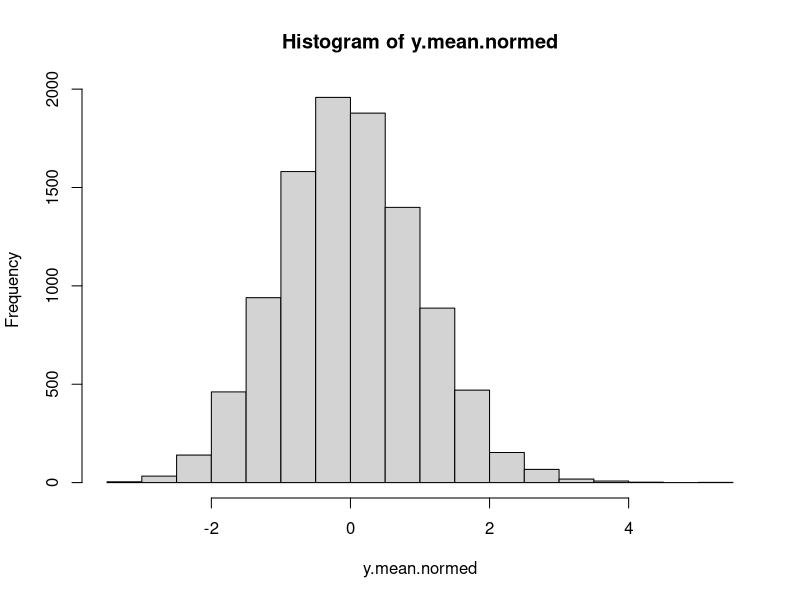
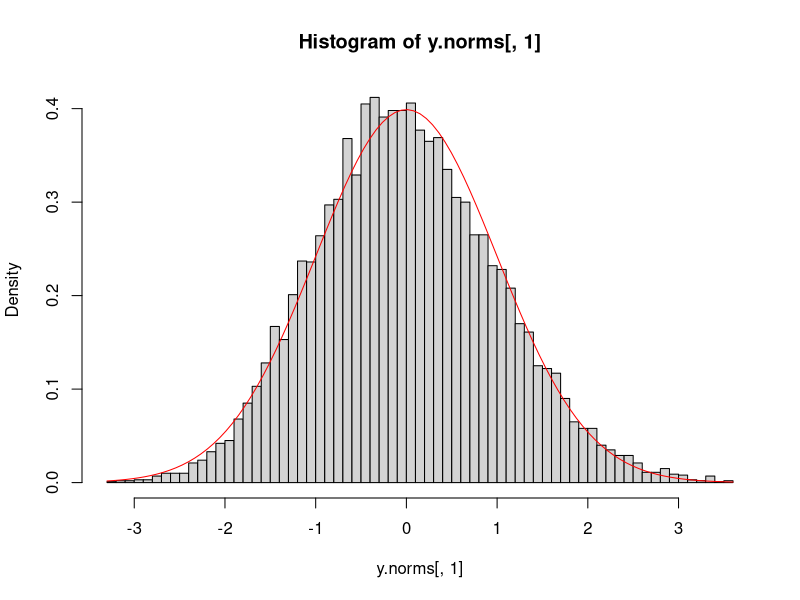
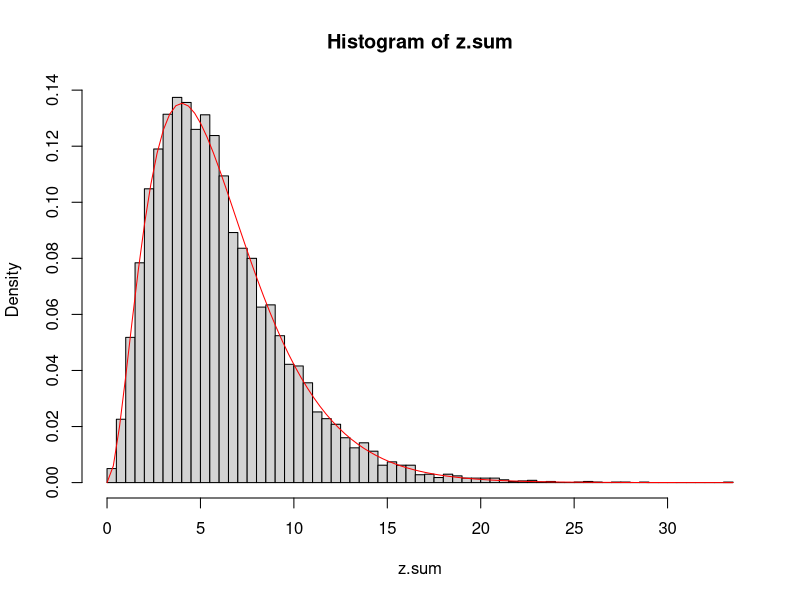
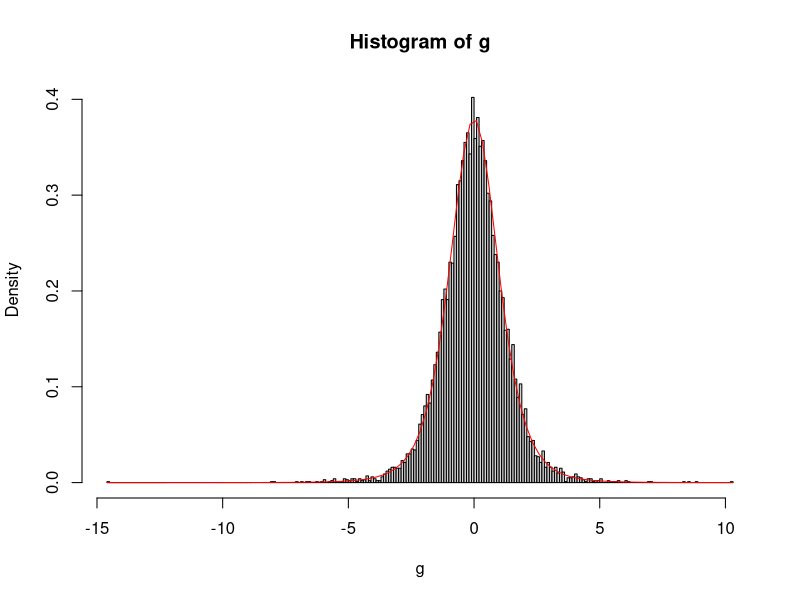
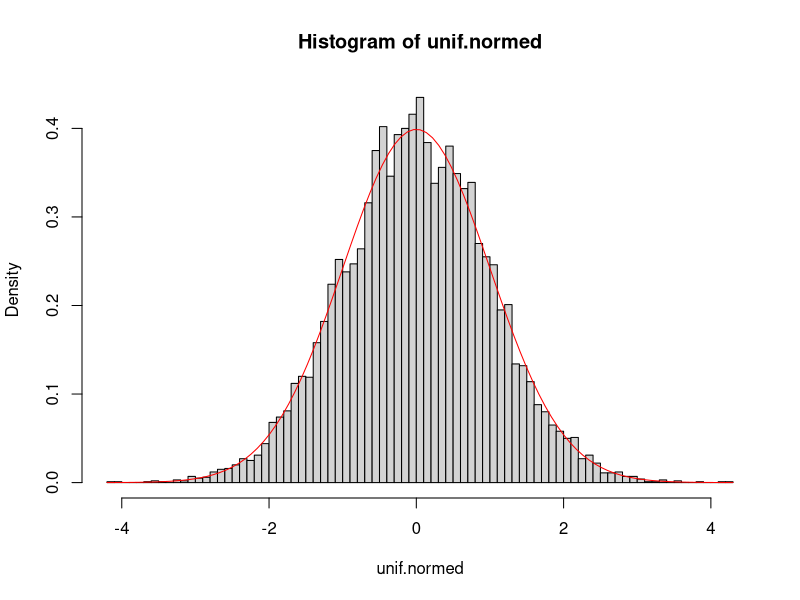
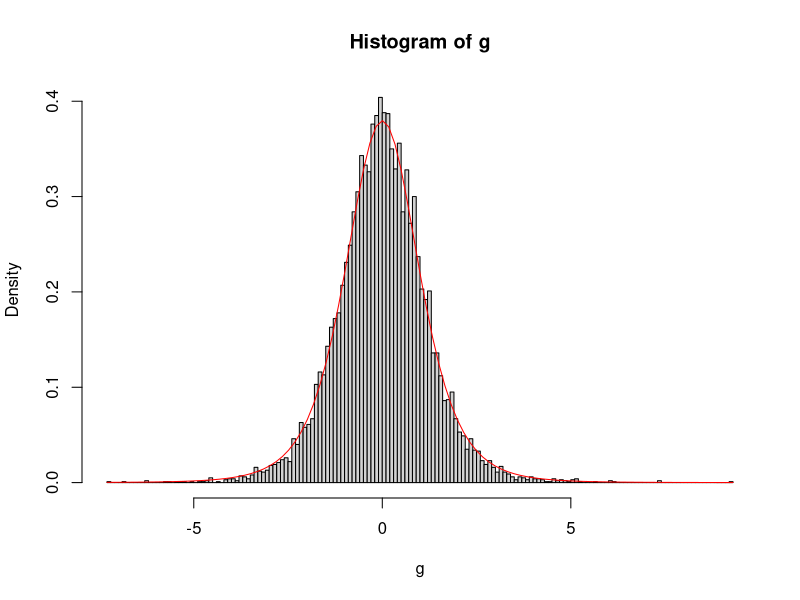
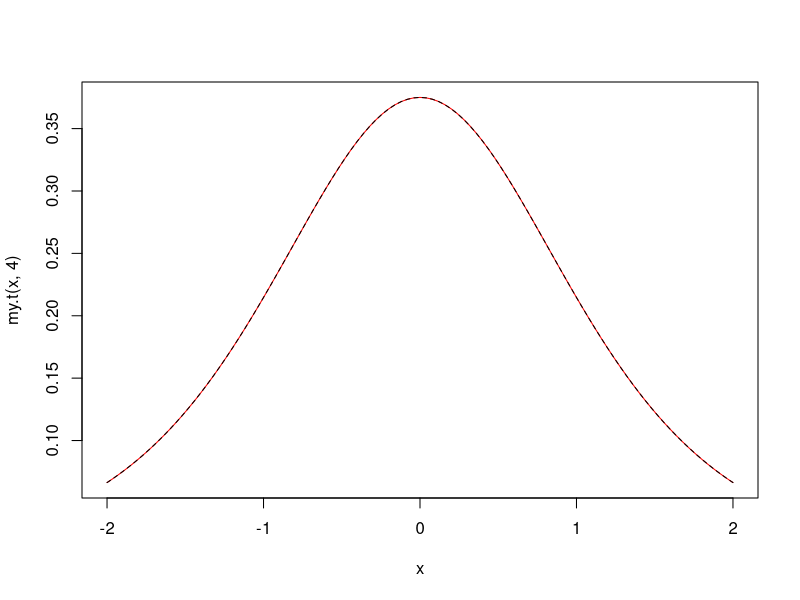
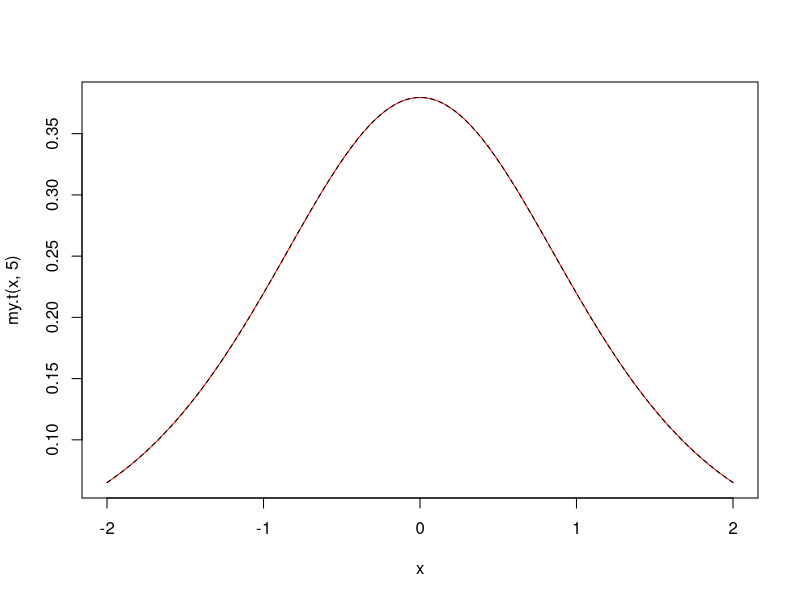

Write the R code that produced these figures, in order.
# Larson Hogstrom - HW8
# MATH_E156 - 4/7/2014


### Part 1 

# a) Invent a way of creating a random variable X that has a chi-square 
# distribution with six degrees of freedom by sampling from an expo- 
# nential distribution. You get to choose the sample size and the value 
# of lambda. Verify your result by making a histogram of the sample means 
# and overlaying a chi-square distribution.

N <- 10^4
y.mean <- numeric(N)
for (i in 1:N) {
    y <- rexp(100,1) # origonal exponential sample
    y.mean[i] <- mean(y)
}
# create z-scores these should have a N(0,1) pattern
y.mean.normed <- (y.mean-mean(y.mean))/sqrt(var(y.mean))
hist(y.mean.normed)

## now create six of these distributions
n <- 6
N <- 10^4
y.norms <- matrix(0,N,n)
for (j in 1:n){
    y.mean <- numeric(N)
    for (i in 1:N) {
        y <- rexp(100,1)
        y.mean[i] <- mean(y)
    }
    y.norms[,j] <- (y.mean-mean(y.mean))/sqrt(var(y.mean))
}
#plot one column
hist(y.norms[,1], breaks= "FD", probability = TRUE) # these are normal
curve(dnorm(x,0,1), col = "red", add = TRUE)
# Z1^2 + Z2^2 + ... Z6^2 ~ chisq(6)
y.squares <- y.norms^2
z.sum <- rowSums(y.squares)
# plot transformed samples and plot with theoretical
hist(z.sum, breaks= "FD", probability = TRUE)
curve(dchisq(x,6), col = "red", add = TRUE)


# b) The Student t distribution results when you divide a standard nor- 
# mal random variable by the square root of an independent, suitably rescaled, 
# chi-square random variable. Nowhere does it say the the nu- merator and 
# denomiator have to come from the same source. They only have to be independent.

# T = Z/sqrt(W/k)
# domonstrate this by example
x.sn <- rnorm(10000,0,1)
x.cs <- rchisq(10000,5)
g <- x.sn/sqrt(x.cs/5)
hist(g, breaks= "FD", probability = TRUE)
curve(dt(x,5), col = "red", add = TRUE)

# Create a variable with an approximate Student t distribution with six 
# degrees of freedom by taking the mean of 50 samples from Unif[0,1] and 
# dividing by the chi square variable that you created for part (a). Show 
# that a histogram of values from this distribution matches the built-
# in t density function on R.

N<- 10^4
unif.mean <- numeric(N)
for (i in 1:N){
    unif.mean[i] <- mean(runif(50,0,1))
}
# create N(0,1) from these means
unif.normed <- (unif.mean-mean(unif.mean))/sqrt(var(unif.mean))
hist(unif.normed, breaks= "FD", probability = TRUE) 
curve(dnorm(x,0,1), col = "red", add = TRUE)
# T = Z/sqrt(W/k)
g <- unif.normed/sqrt(z.sum/6) #z.sum is the chisq dist from above
hist(g, breaks= "FD", probability = TRUE)
curve(dt(x,5), col = "red", add = TRUE)

### part 2 

# By evaluating the gamma functions in the formula for the t density on 
# page 389, find explicit formulas for the t density function for 4 and 5 
# degrees of freedom, and show that they agree with the R function dt(x). 
my.gamma<-Vectorize(function(r) integrate(function(x) x^(r-1)*exp(-x), 0, Inf)$val)

### create t-density function using explicit formula
# f(t) = gamma(K+1/2)/ (sqrt(2pi) * gamma(k/2) * (1+(t^2)/k)^((k+1))/2)
my.t <- Vectorize(function(t,k) my.gamma((k+1)/2)/ (sqrt(k*pi) * my.gamma(k/2) * (1+(t^2)/k)^((k+1)/2)) )
# 4 df
curve(my.t(x,4), col = "red",xlim=c(-2,2))
curve(dt(x,4), col = "black",xlim=c(-2,2), lty = 2, add = TRUE)
# 5 df
curve(my.t(x,5), col = "red",xlim=c(-2,2))
curve(dt(x,5), col = "black",xlim=c(-2,2), lty = 2, add = TRUE)

# Using 50000 trials, confirm that the variance is close to k/(k − 2) and 
# attempt to estimate the fourth moment in each case.
k<-4 # define df
N <- 50000
vars <- numeric(N)
M4s <- numeric(N)
for (i in 1:N) {
    x <- rt(100,k)
    vars[i] <- var(x)
    M4s[i] <- mean(x^4)
}
#plot 4th moments
hist(M4s)
# plot obs and expected variance
hist(vars, breaks="FD",xlim=c(0,10))
abline(v = k/(k-2), col = "red", lty = 2);
var.mean <- mean(vars); var.mean
var.expected <- k/(k-2); var.expected
print("the mean of the observed variances are close to the expected value")

# we can also verify using the difinition of variance for
# continious random variables:
# Var[X] = integral( (x-u)^2 f(x) ) from -inf to inf
integrate(function(x) ((x-0)^2 * my.t(x, k)), -Inf, Inf)  #properly normalized
print("this matches what we found empirically above")


### Part 3 

# It turns out that the only distribution for which the sample mean and 
# the sample variance are independent is the normal distribution. For 
# samples of size 6 from N(0,1), doing 5000 experiments, create scatter 
# plots of the square of the sample mean against the sample variance, 
# and calculate the correlation. Once you have determined whether the 
# correlation is positive or negative, offer an anecdotal explanation, 
# based on an extreme case, of why this should be so.

# Change N(0,1) to Unif[-1,1]

N<-5000; 
x.mean.square <- numeric(N)
x.var <- numeric(N)
for (i in 1:N) {
  # x <- rnorm(6,0,1)
  x <- runif(6,-1,1)
  x.mean.square[i] <- mean(x)^2
  x.var[i] <- var(x)
}
plot(x.mean.square,x.var)
cor.test(x.mean.square, x.var)
print("there is a negative correlation between the square of the means and the variance ")

# anecdotal explanation
x.extreme <- c(.9, .98, .9, .97, .9, .99)
x.ex.square <- mean(x.extreme)^2; x.ex.square
x.ex.var <- var(x.extreme); x.ex.var
print("if we pick an extreme case where all the sample values are high
  their variance will be low (because they are all close to one) but their
  mean will be high. This is an example of how the square mean and variance
  could anti-correlate.")

### part 4

NCB <- read.csv('NCBirths2004.csv'); head(NCB)
bw <- NCB$Weight

# If random variable Y is the weight of one of the these babies, 
# it might not be unreasonable to assume that the random variable 
# X = (Y − μ)/σ has a standard normal distribution.
X <- (bw - mean(bw))/sqrt(var(bw))
hist(X)
print("the standard score seems to follow a normal distribution")

# Create samples of size k = 6 that have an approximate standard 
# normal distribution by selecting six weights from the NC baby data, 
# subtracting μ and dividing by σ. Using 1000 such samples (or more if 
# your computer is fast), answer the following questions.
w.sample <- sample(bw,6)
w.standard <- (w.sample - mean(bw))/sqrt(var(bw))

# (a) If you multiply the square of the sample mean by n, does it 
# have a distribution that is approximately chi-square with one 
# degree of free- dom?
N <- 10^4
mean.square.n <- numeric(N)
for (i in 1:N) {
    w.sample <- sample(bw,6)
    w.standard <- (w.sample - mean(bw))/sqrt(var(bw))
    mean.square.n[i] <- w.standard^2 * 6
}
hist(mean.square.n, breaks= "FD", probability = TRUE)
curve(dchisq(x,1), col = "red", add = TRUE)
print("this seems a bit off")

# (b) Does the sum of the squares of the samples have a distribution 
# that is approximately chi-square with k = 6 degrees of freedom?
N <- 10^4
sum.squares <- numeric(N)
for (i in 1:N) {
    w.sample <- sample(bw,6)
    w.standard <- (w.sample - mean(bw))/sqrt(var(bw))
    sum.squares[i] <- sum(w.standard^2)
}
hist(sum.squares, breaks= "FD", probability = TRUE)
curve(dchisq(x,6), col = "red", add = TRUE)
print("sum of standardized squares seems to match chisq with 6 df")

# (c) If you multiply the sample variance by k−1, does it have a 
# distribution that is approximately chi-square with k − 1 = 5 degrees 
# of freedom?
N <- 10^4
var.times.k <- numeric(N)
for (i in 1:N) {
    w.sample <- sample(bw,6)
    w.standard <- (w.sample - mean(bw))/sqrt(var(bw))
    var.times.k[i] <- var(w.standard) * 5
}
hist(var.times.k, breaks= "FD", probability = TRUE)
curve(dchisq(x,5), col = "red", add = TRUE)
print("multiplying the sample standard by n-1 seems to match a chisq with
  n-1 df.")

# (d) Is the square of the sample mean uncorrrelated with the sample vari- ance?
N<-5000; 
x.mean.square <- numeric(N)
x.var <- numeric(N)
for (i in 1:N) {
  w.sample <- sample(bw,6)
  w.standard <- (w.sample - mean(bw))/sqrt(var(bw))
  x.mean.square[i] <- mean(w.standard)^2
  x.var[i] <- var(w.standard)
}
plot(x.mean.square,x.var)
cor.test(x.mean.square, x.var)
print("The mean and variance seem uncorrrelated. This is probibly because
  we took the z-scores of the samples which are N(0,1). We would expect the 
  mean and variance to be independent.")

# (e) If you divide the sample mean by the sample standard deviation,
#  does it have an approximate Student t distribution with k − 1 = 5 
#  degrees of freedom?
N<-5000; 
mean.sd.ratio <- numeric(N)
for (i in 1:N) {
  w.sample <- sample(bw,6)
  w.standard <- (w.sample - mean(bw))/sqrt(var(bw))
  x.var <- var(w.standard)
  mean.sd.ratio[i] <- mean(w.standard)/x.var
}
hist(mean.sd.ratio, breaks= "FD", probability = TRUE)
curve(dchisq(x,5), col = "red", add = TRUE)
print("These do not seem to match up")

